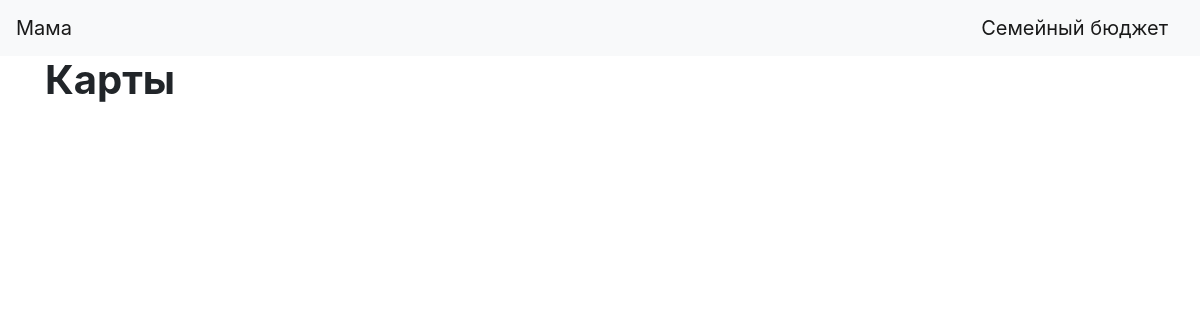
The app's page /cards_table (signed in), older data.
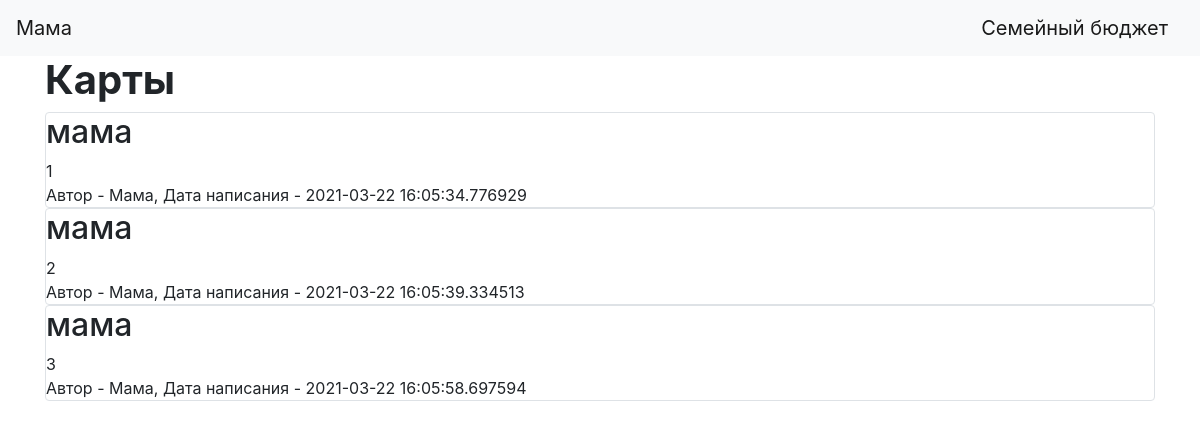
The same page, newer data.
### data/users.py (models this page shows, shortened)
class User(SqlAlchemyBase, UserMixin):
    __tablename__ = 'users'
    id = sqlalchemy.Column(sqlalchemy.Integer,
                           primary_key=True, autoincrement=True)
    name = sqlalchemy.Column(sqlalchemy.String, nullable=True)
    email = sqlalchemy.Column(sqlalchemy.String,
                              index=True, unique=True, nullable=True)
    hashed_password = sqlalchemy.Column(sqlalchemy.String, nullable=True)
    created_date = sqlalchemy.Column(sqlalchemy.DateTime,
                                     default=datetime.datetime.now)
    cards = orm.relation("Cards", back_populates='user')
    type_of_operation = orm.relation('Type_of_operation', back_populates='user')
    owner_money = orm.relation("Owner_money", back_populates='user')
    resource = orm.relation("Resource", back_populates='user')

### data/cards.py (models this page shows)
class Cards(SqlAlchemyBase):
    __tablename__ = 'cards'
    id = sqlalchemy.Column(sqlalchemy.Integer,
                           primary_key=True, autoincrement=True)
    title = sqlalchemy.Column(sqlalchemy.String, nullable=True)
    content = sqlalchemy.Column(sqlalchemy.String, nullable=True)
    created_date = sqlalchemy.Column(sqlalchemy.DateTime,
                                     default=datetime.datetime.now)
    user_id = sqlalchemy.Column(sqlalchemy.Integer,
                                sqlalchemy.ForeignKey("users.id"))
    user = orm.relation('User')

### main.py (the view)
@app.route('/cards_table')
def get_cards_table():
    db_sess = db_session.create_session()
    cards = db_sess.query(Cards).filter(Cards.user_id == current_user.id)
    return render_template("cards_table.html", cards=cards)

### data/db_session.py (called while the page is built)
def create_session() -> Session:
    global __factory
    return __factory()

### main.py (called while the page is built)
@login_manager.user_loader
def load_user(user_id):
    db_sess = db_session.create_session()
    return db_sess.query(User).get(user_id)

### templates/cards_table.html
{% extends "base.html" %}
{% block content %}
<h1><b>Карты</b></h1>
{% for item in cards%}
<div class="col-md6 border rounded">
    <h2>{{item.title}}</h2>
    <div>
        {{item.content}}
    </div>
    <div>
        Автор - {{item.user.name}}, Дата написания - {{item.created_date}}
    </div>
</div>
{% endfor %}
{% endblock %}

### templates/base.html (shortened to what this page needs)
<!doctype html>
<html lang="en">
<head>
    <link rel="stylesheet"
          href="https://stackpath.bootstrapcdn.com/bootstrap/4.4.1/css/bootstrap.min.css"
>
</head>
<body>
<header>
    <nav class="navbar navbar-light bg-light">
        {% if current_user.is_authenticated %}
    <a class="navbar-brand" href="/logout">{{ current_user.name }}</a>
{% else %}
    <p>
        <a class="btn btn-primary " href="/register">Зарегистрироваться</a>
        <a class="btn btn-success" href="/login">Войти</a>
    </p>
{% endif %}
        <a class="navbar-brand" href="/">Семейный бюджет</a>
    </nav>
</header>
<main role="main" class="container">
    {% block content %}{% endblock %}
</main>
</body>
</html>

Row changes from the older to the newer data that the page shows:
added Cards: title "мама", content "1", user.name "Мама", created_date "2021-03-22 16:05:34.776929"
added Cards: title "мама", content "2", user.name "Мама", created_date "2021-03-22 16:05:39.334513"
added Cards: title "мама", content "3", user.name "Мама", created_date "2021-03-22 16:05:58.697594"
